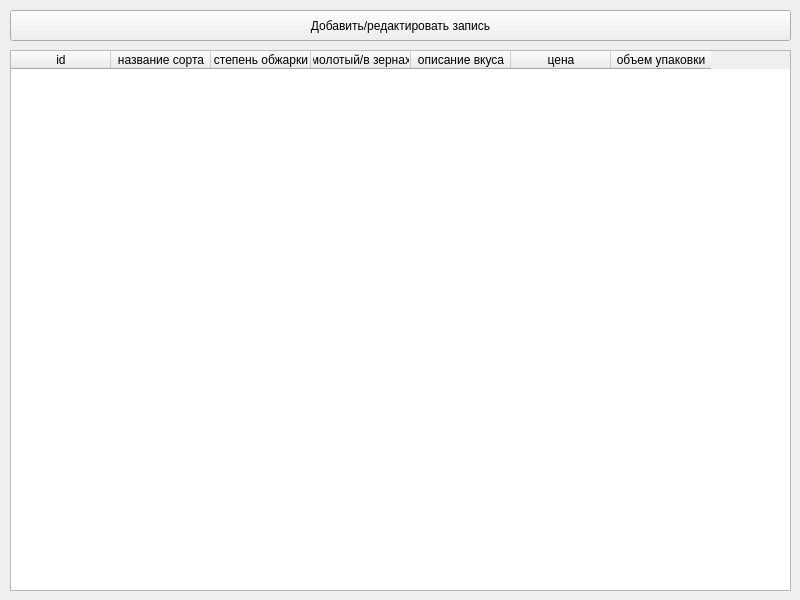
<?xml version="1.0" encoding="UTF-8"?>
<ui version="4.0">
 <class>MainWindow</class>
 <widget class="QMainWindow" name="MainWindow">
  <property name="geometry">
   <rect>
    <x>0</x>
    <y>0</y>
    <width>800</width>
    <height>600</height>
   </rect>
  </property>
  <property name="windowTitle">
   <string>MainWindow</string>
  </property>
  <widget class="QWidget" name="centralwidget">
   <widget class="QTableWidget" name="table_widget">
    <property name="geometry">
     <rect>
      <x>10</x>
      <y>50</y>
      <width>781</width>
      <height>541</height>
     </rect>
    </property>
    <column>
     <property name="text">
      <string>id</string>
     </property>
    </column>
    <column>
     <property name="text">
      <string>название сорта</string>
     </property>
    </column>
    <column>
     <property name="text">
      <string>степень обжарки</string>
     </property>
    </column>
    <column>
     <property name="text">
      <string>молотый/в зернах</string>
     </property>
    </column>
    <column>
     <property name="text">
      <string>описание вкуса</string>
     </property>
    </column>
    <column>
     <property name="text">
      <string>цена</string>
     </property>
    </column>
    <column>
     <property name="text">
      <string>объем упаковки</string>
     </property>
    </column>
   </widget>
   <widget class="QPushButton" name="btn">
    <property name="geometry">
     <rect>
      <x>10</x>
      <y>10</y>
      <width>781</width>
      <height>31</height>
     </rect>
    </property>
    <property name="text">
     <string>Добавить/редактировать запись</string>
    </property>
   </widget>
  </widget>
 </widget>
 <resources/>
 <connections/>
</ui>
